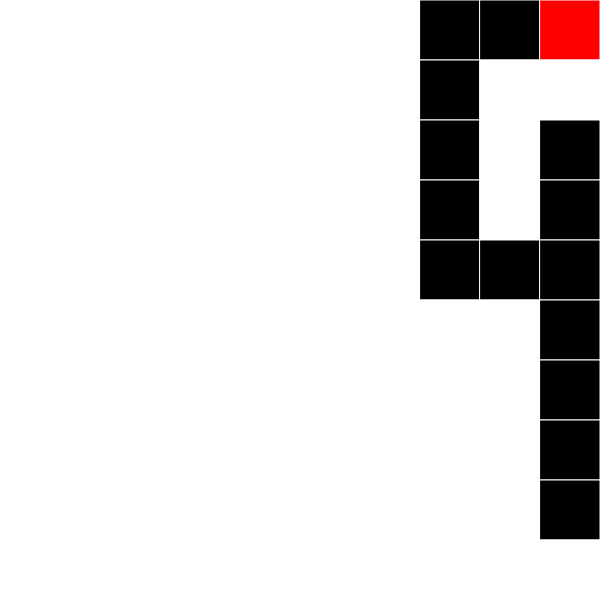
Frame 1 (no input)
Frame 60 (no input): identical to frame 1, image omitted
Frame 120 (the mouse pressed at the canvas centre since frame 60): identical to frame 1, image omitted

The p5.js sketch that drew this single still picture (run headless with seeded random() and noise() and a simulated clock; from frame 60 on, the mouse is pressed at the canvas centre):

// p5.js sketch
// ── sketch.js

let screenObject = {
  width: 600,
  height: 600,
  cellX: 10,
  cellY: 10,
};

function getRandomInt(max) {
  return Math.floor(Math.random() * max);
}

let posX = 0;
let posY = 0;


function setup() {
  createCanvas(screenObject.width, screenObject.height);
  background(255);

  // grid initialisation
  let table = []
  for(let i=0; i<screenObject.cellX; i++){
    table.push([]);
    for(let j=0; j<screenObject.cellY; j++){
      table[i].push(0)
    }
  }

  posX  = getRandomInt(screenObject.cellX);
  
  table[posX][0] = 1;
  table = generateCoridor(posX,0,3,table);
  console.log(table)
  drawTable(table);

  let i = 0;
  while (i<10){
    let dir = getRandomInt(3);
    if(dir == 0 && posY-2>0){
      generateCoridor(posX,posY,dir,table)
      i++;
    }
    if(dir == 1 && posX+2<screenObject.cellX){
      generateCoridor(posX,posY,dir,table)
      i++;
    }
    if(dir == 2 && posY+2<screenObject.cellY){
      generateCoridor(posX,posY,dir,table)
      i++;
    }
    if(dir == 3 && posX-2>0){
      generateCoridor(posX,posY,dir,table)
      i++;
    }
    drawTable(table)
  }

}

function draw() {}


function generateCoridor(x,y,direction,table){
  // up
  if(direction == 0){
    table[x][y-1] = 2
    table[x][y-2] = 2
    posY -= 2;
  }
  // right
  if(direction == 1){
    table[x+1][y] = 2
    table[x+2][y] = 2
    posX += 2;
  }
  // down
  if(direction == 2){
    table[x][y+1] = 2
    table[x][y+2] = 2
    posY += 2;
  }
  // left
  if(direction == 3){
    table[x-1][y] = 2
    table[x-2][y] = 2
    posX -= 2;
  }
  return table;
}




function drawTable(table){
  for(let i=0; i<screenObject.cellX; i++){
    for(let j=0; j<screenObject.cellY; j++){
      drawCell(i,j,table[i][j]);
    } 
  }
}

function drawCell(x, y, color) {
  stroke("white")
  switch (color) {
    case 0:
      fill("white");
      break;
    case 1:
      fill("red");
      break;
    case 2:
      fill("black");
      break;
  }
  let xRatio = screenObject.width/screenObject.cellX;
  let yRatio = screenObject.height/screenObject.cellY;
  rect(x*xRatio,y*yRatio,xRatio,yRatio);
}
